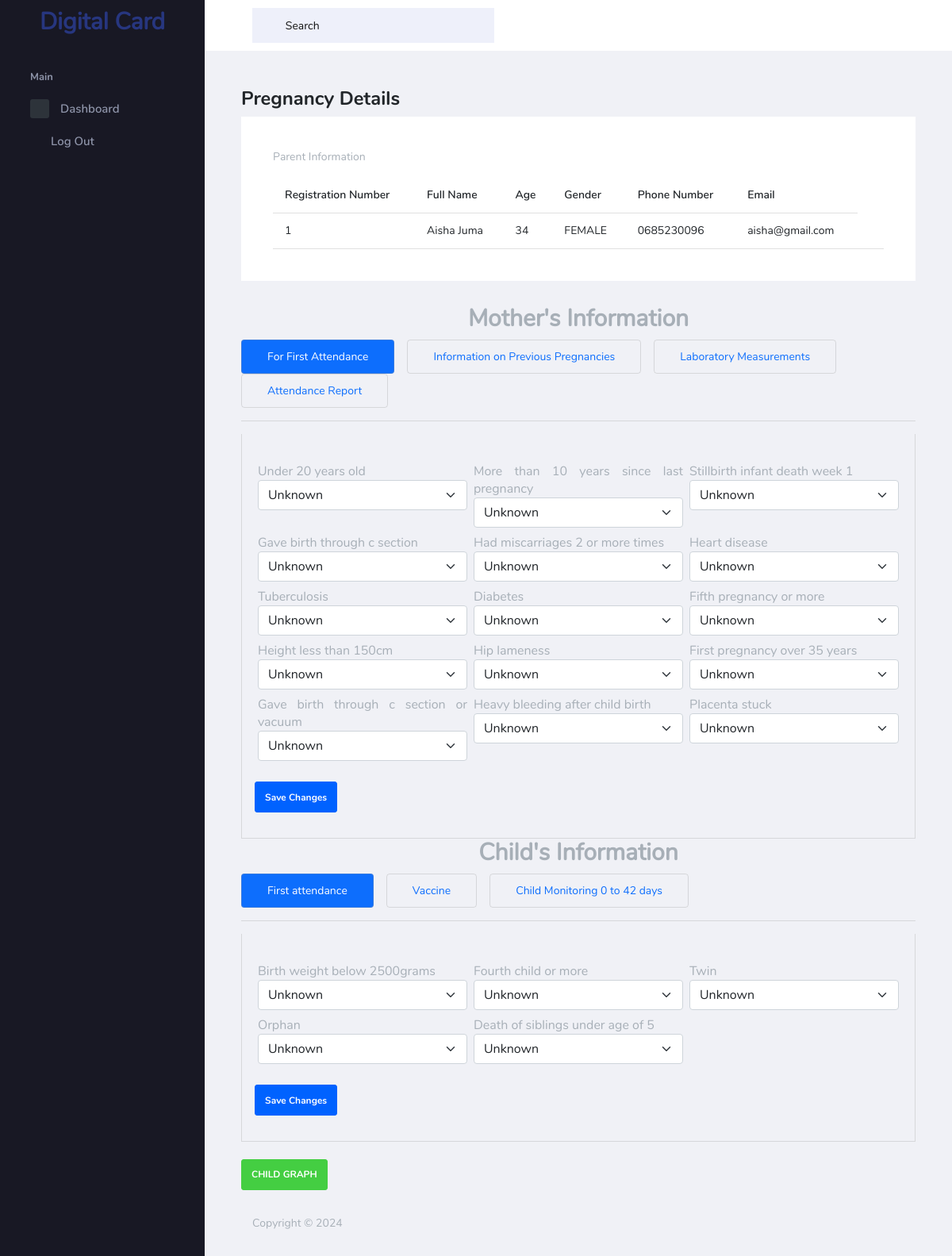
/patient/pregnance/1/, run on an earlier commit of the app's database.
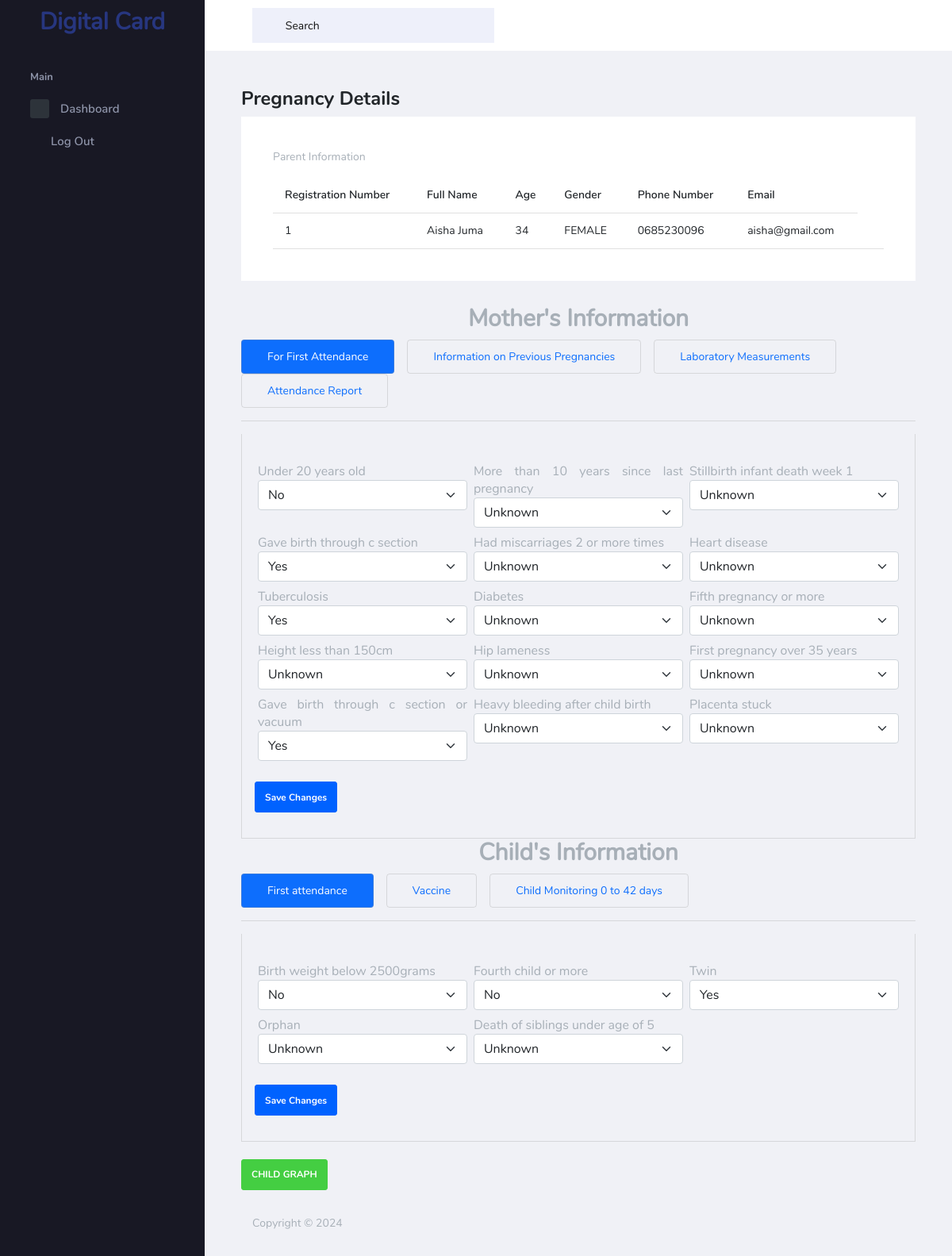
And on a later commit of the database.
### main/models.py (models this page shows)
class FirstTimePatientInfo(models.Model):
    pregnancy = models.ForeignKey(Pregnancy, on_delete=models.CASCADE, null=True )
    under_20_years_old = models.BooleanField(null=True, blank=True)
    more_than_10_years_since_last_pregnancy = models.BooleanField(null=True, blank=True)
    stillbirth_infant_death_week_1 = models.BooleanField(null=True, blank=True)
    gave_birth_through_c_section = models.BooleanField(null=True, blank=True)
    had_miscarriages_2_or_more_times = models.BooleanField(null=True, blank=True)
    heart_disease = models.BooleanField(null=True, blank=True)
    tuberculosis = models.BooleanField(null=True, blank=True)
    diabetes = models.BooleanField(null=True, blank=True)
    fifth_pregnancy_or_more = models.BooleanField(null=True, blank=True)
    height_less_than_150cm = models.BooleanField(null=True, blank=True)
    hip_lameness = models.BooleanField(null=True, blank=True)
    first_pregnancy_over_35_years = models.BooleanField(null=True, blank=True)
    gave_birth_through_c_section_or_vacuum = models.BooleanField(null=True, blank=True)
    heavy_bleeding_after_child_birth = models.BooleanField(null=True, blank=True)
    placenta_stuck = models.BooleanField(null=True, blank=True)
    created_at = models.DateTimeField(auto_now_add=True)
    updated_at = models.DateTimeField(auto_now=True)

class ChildFirstAttendence(models.Model):
    pregnancy = models.ForeignKey(Pregnancy, on_delete=models.CASCADE, default=None, null=True)
    birth_weight_below_2500grams  = models.BooleanField(null=True, blank=True)
    fourth_child_or_more = models.BooleanField(null=True, blank=True)
    twin = models.BooleanField(null=True, blank=True)
    orphan = models.BooleanField(null=True, blank=True)
    death_of_siblings_under_age_of_5 = models.BooleanField(null=True, blank=True)

### main/views.py (the view, shortened to what this page needs)
# urls.py: path('patient/pregnance/<str:id>/', views.pregnance, name='pregnance'),
def pregnance(request, id):
    pregnancey = get_object_or_404(Pregnancy, id=id)
    first_time_patient_instance, _ = FirstTimePatientInfo.objects.get_or_create(pregnancy=pregnancey)
    first_pregnance_form = FirstTimePatientInfoForm(instance=first_time_patient_instance)
    previous_pregnancies_instance, _ = PreviousPregnancyInfo.objects.get_or_create(pregnancy=pregnancey)
    previous_pregnancies_form = PreviousPregnancyInfoForm(instance=previous_pregnancies_instance)
    labaratory_instance, _ = LaboratoryMeasurement.objects.get_or_create(pregnancy=pregnancey)
    labaratory_info_form = LaboratoryMeasurementForm(instance=labaratory_instance)
    attendance_instance, _ = AttendanceReport.objects.get_or_create(pregnancy=pregnancey)
    attendance_report_form = AttendanceReportForm(instance=attendance_instance)
    first_attendance_instance, _ = ChildFirstAttendence.objects.get_or_create(pregnancy=pregnancey)
    first_attendance_form = ChildFirstAttendenceForm(instance=first_attendance_instance)
    vaccine_instance, _ = ChildVaccineInfo.objects.get_or_create(pregnancy=pregnancey)
    vaccine_form = ChildVaccineInfoForm(instance=vaccine_instance)
    attendance_instance, _ = ChildMonitoringAttendance.objects.get_or_create(pregnancy=pregnancey)
    attendance_monitor_form = ChildMonitoringAttendanceForm(instance=attendance_instance)
    context = {
        'pregnancey': pregnancey,
        'first_pregnance_form': first_pregnance_form,
        'previous_pregnancies_form': previous_pregnancies_form,
        'labaratory_info_form': labaratory_info_form,
        'attendance_report_form': attendance_report_form,
        'first_attendance_form': first_attendance_form,
        'vaccine_form': vaccine_form,
        'attendance_monitor_form': attendance_monitor_form
    }
    return render(request, 'pregnance.html', context)

### main/forms.py
class FirstTimePatientInfoForm(BootstrapFormMixin, forms.ModelForm):
    class Meta:
        model = FirstTimePatientInfo
        exclude = ['pregnancy']

class PreviousPregnancyInfoForm(BootstrapFormMixin, forms.ModelForm):
    class Meta:
        model = PreviousPregnancyInfo
        exclude = ['pregnancy']

### main/models.py (called while the page is built)
    def __str__(self):
        return self.name

    def __str__(self):
        return self.full_name

### templates/pregnance.html (shortened to what the changed rows need)
{% extends "snippets/base.html" %}
{% block content %}
{% include "snippets/navbar.html" %}
<div class="container-fluid page-body-wrapper">
  <div class="main-panel">
    <div class="content-wrapper">
      <div class="d-xl-flex justify-content-between align-items-start">
        <h2 class="text-dark font-weight-bold mb-2">Pregnancy Details</h2>
      </div>
      <div class="row">
        <div class="col-md-12">
          <div class="col-lg-12 grid-margin stretch-card">
            <div class="card">
              <div class="card-body">
                <div class="table-responsive">
                  <table class="table table-hover">
                    <thead>
                      <tr>
                        <th>Registration Number</th>
                        <th>Full Name</th>
                        <th>Age</th>
                        <th>Gender</th>
                        <th>Phone Number</th>
                        <th>Email</th>
                      </tr>
                    </thead>
                  </table>
                </div>
              </div>
            </div>
          </div>
        </div>
      </div>
      <h1 class="text-center" >Mother's Information</h1>
      <div class="tab-content" id="pills-tabContent1">
        <div class="tab-pane fade show active" id="pills-home" role="tabpanel" aria-labelledby="pills-home-tab">
            <form action="" method="post">
                <div class="d-flex flex-wrap">
                    {% for field in first_pregnance_form %}
                    <div class="col-md-4">
                        <div class="form-group m-1">
                           {{ field.label }}
                           {{ field }}
                        </div>
                    </div>
                    {% endfor %}
                </div>
                <br>
            </form>
        </div>
      </div>
 <h1 class="text-center" >Child's Information</h1>
      <div class="tab-content" id="pills-tabContent">
        <div class="tab-pane fade show active" id="pills-1" role="tabpanel" aria-labelledby="pills-1-tab">
            <form action="" method="post">
                <div class="d-flex flex-wrap">
                    {% for field in first_attendance_form %}
                    <div class="col-md-4">
                        <div class="form-group m-1">
                           {{ field.label }}
                           {{ field }}
                        </div>
                    </div>
                    {% endfor %}
                </div>
                <br>
            </form>
        </div>
      </div>
      <br>
    </div>
  </div>
</div>
{% endblock content %}

What changed in the data, as far as the page shows it:
changed FirstTimePatientInfo "Unknown": under_20_years_old "Unknown" → "No"; gave_birth_through_c_section "Unknown" → "Yes"; tuberculosis "Unknown" → "Yes"; gave_birth_through_c_section_or_vacuum "Unknown" → "Yes"
changed ChildFirstAttendence "Unknown": birth_weight_below_2500grams "Unknown" → "No"; fourth_child_or_more "Unknown" → "No"; twin "Unknown" → "Yes"
